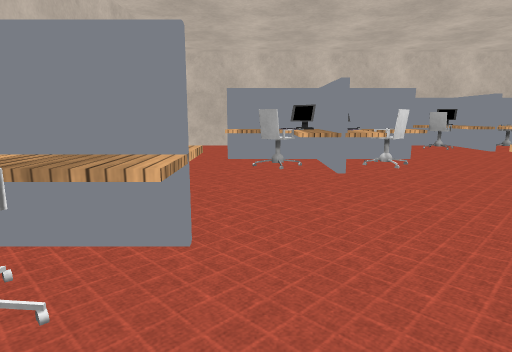
View 1 (above)

23 first-person views from a walk through a 3-D level made in the Unity game engine. The camera is 1.2 m above the floor, tilts 10° down and sees 75° across. The floor is counted in squares, 1 m on a side. Each view is taken from the middle of a square. On the plan, view 1 faces up. The plan holds only what a view shows up to about 14 squares ahead; the rest is blank. The place goes on beyond the plan. The player is left out. Door leaves are left out, so doorways stand open. Surface patterns are stand-ins for the level's own textures.

View 2
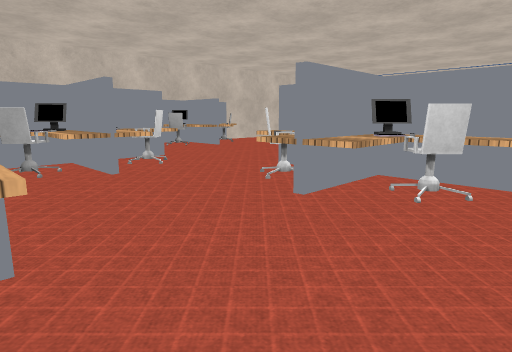

View 3
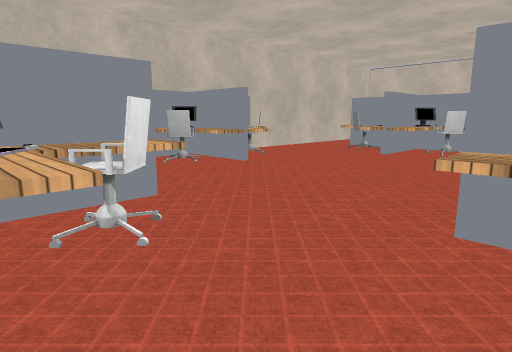

View 4
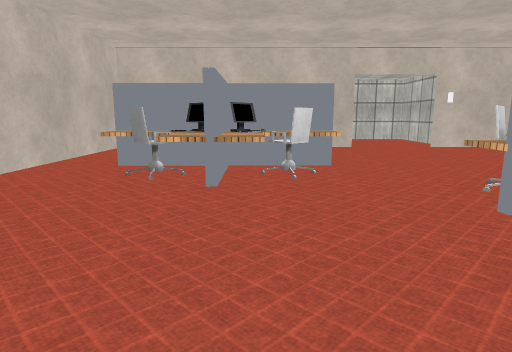

View 5
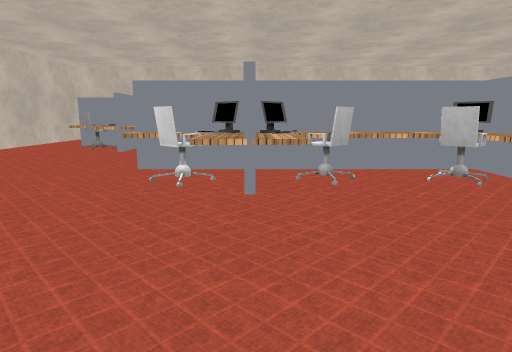

View 6
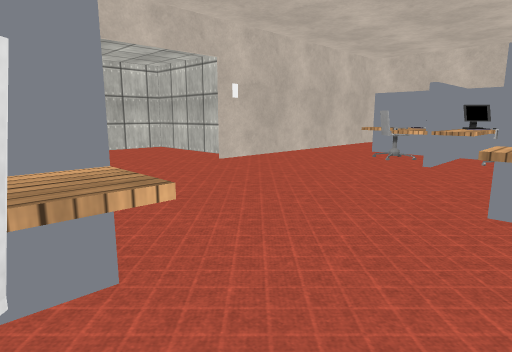

View 7
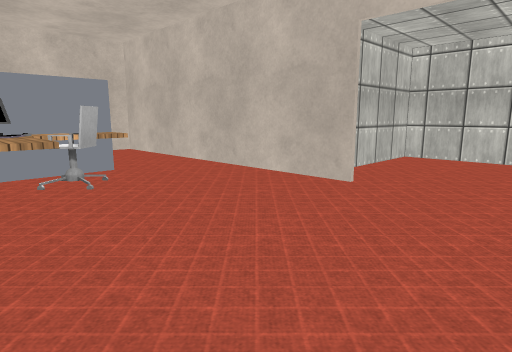

View 8
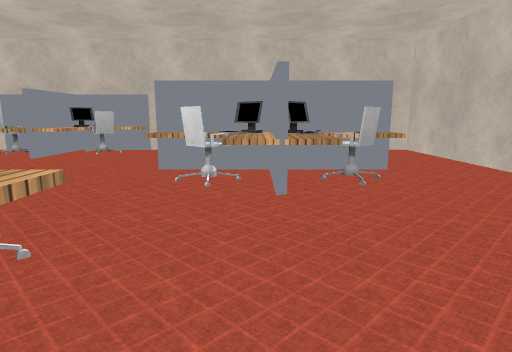

View 9
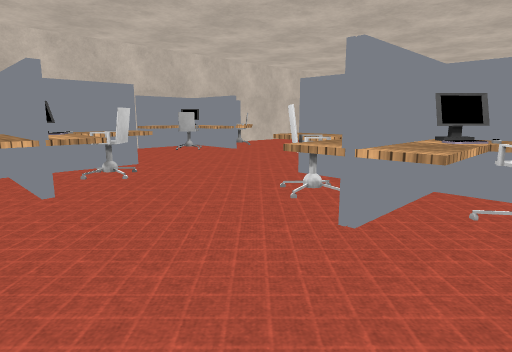

View 10
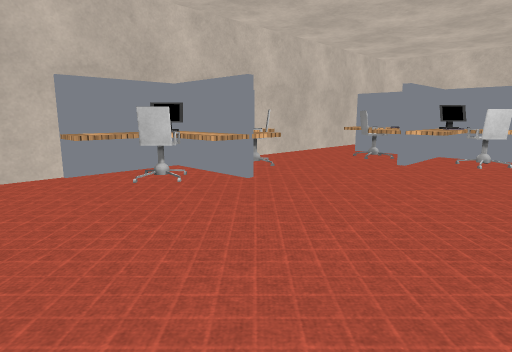

View 11
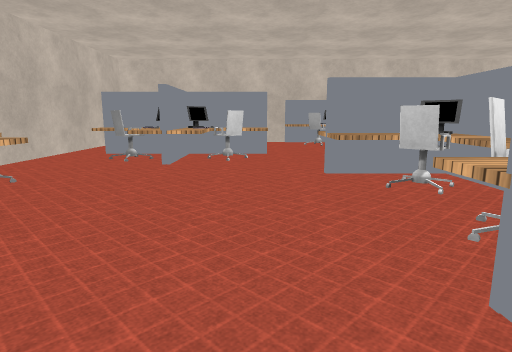

View 12
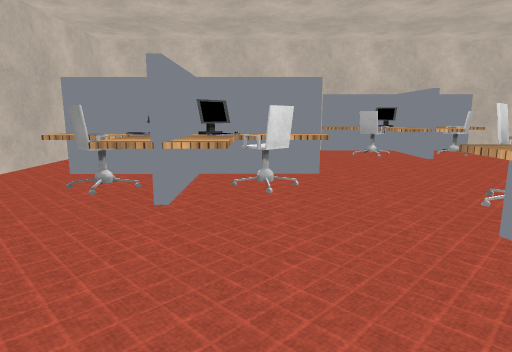

View 13
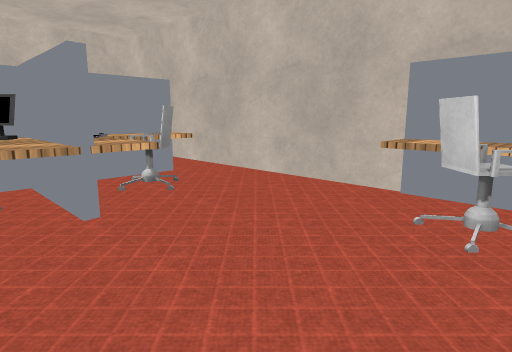

View 14
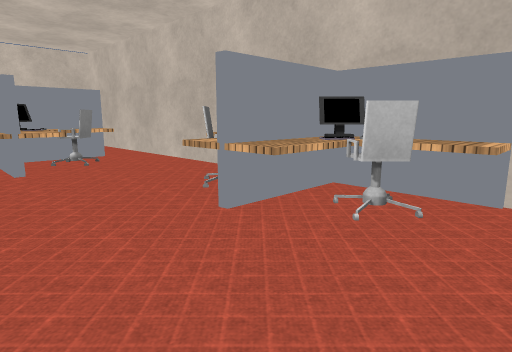

View 15
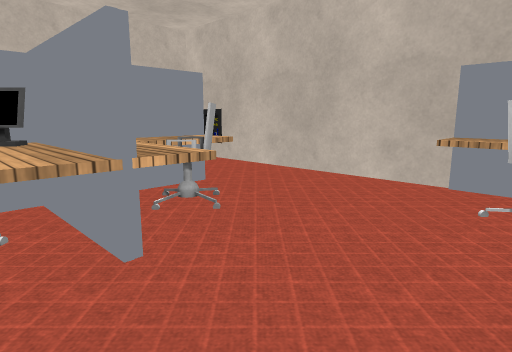

View 16
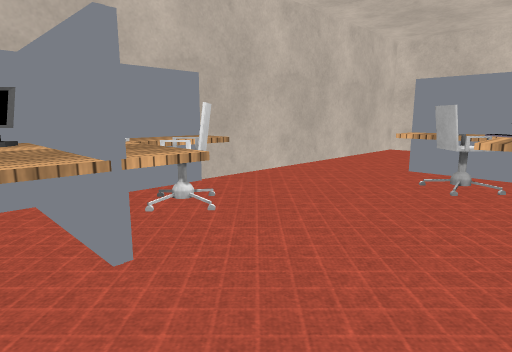

View 17
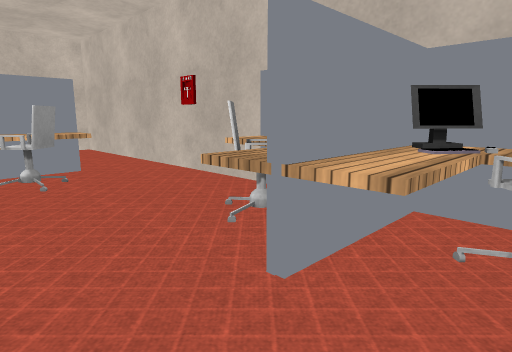

View 18
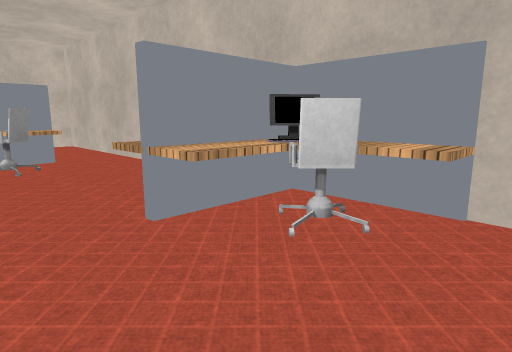

View 19
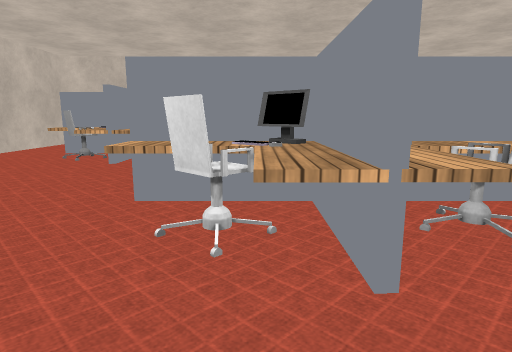

View 20
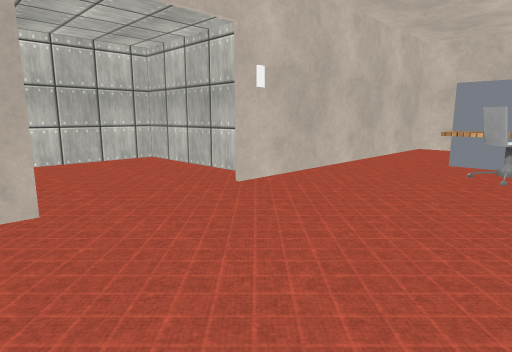

View 21
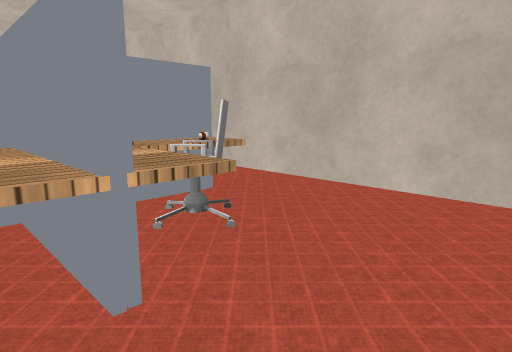

View 22
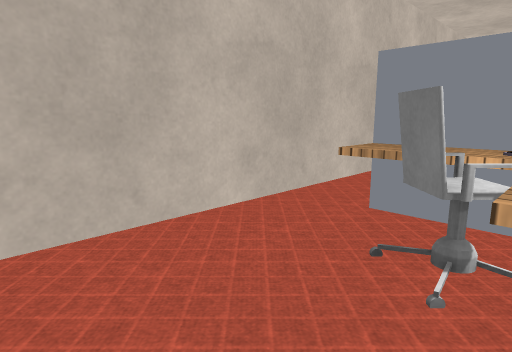

View 23
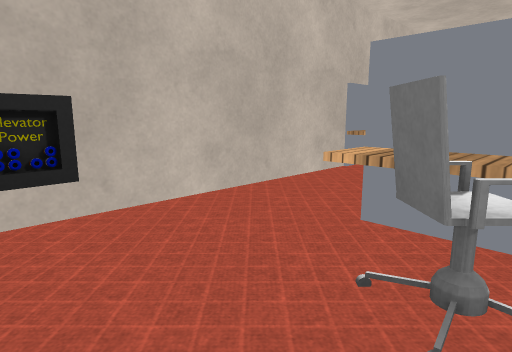

### Floor plan
Ten units are one square. View 1 is at (0, 0); x grows to the right and y downward. Boxes are objects, and circles mark ways between rooms. Rooms are numbered by the first view taken in them; rooms with no view inside come last. Other rooms are left out.
<svg viewBox="-40 -150 300 230">
<path fill="none" stroke="#000" d="M58 -145 26 -145M164 -145 110 -145M206 -50 206 -95M-33 -96 -33 -64M-33 4 -33 36M206 35 206 -19M110 74 164 74M16 74 58 74M164 74 206 74 206 35M-12 74 16 74M-33 36 -33 56M206 -95 206 -145 164 -145M215 -10 255 -10 255 -60 224 -60M26 -145 -33 -145 -33 -96"/>
<rect x="-35" y="-65" width="30" height="70" fill="#bbb"><title>other object</title></rect>
<rect x="-15" y="5" width="60" height="60" fill="#bbb"><title>other object</title></rect>
<rect x="-15" y="-125" width="60" height="60" fill="#bbb"><title>other object</title></rect>
<rect x="25" y="-65" width="60" height="60" fill="#bbb"><title>other object</title></rect>
<rect x="25" y="-145" width="10" height="10" fill="#bbb"><title>other object</title></rect>
<rect x="55" y="-145" width="60" height="30" fill="#bbb"><title>other object</title></rect>
<rect x="85" y="-65" width="60" height="60" fill="#bbb"><title>other object</title></rect>
<rect x="125" y="5" width="60" height="60" fill="#bbb"><title>other object</title></rect>
<rect x="125" y="-125" width="60" height="60" fill="#bbb"><title>other object</title></rect>
<rect x="55" y="45" width="60" height="30" fill="#bbb"><title>other object</title></rect>
<rect x="155" y="-125" width="10" height="10" fill="#bbb"><title>other object</title></rect>
<circle cx="127" cy="10" r="3" fill="#2a7"/>
<circle cx="50" cy="15" r="3" fill="#2a7"/>
<circle cx="195" cy="30" r="3" fill="#2a7"/>
<circle cx="-20" cy="30" r="3" fill="#2a7"/>
<circle cx="165" cy="-135" r="3" fill="#2a7"/>
<circle cx="195" cy="-100" r="3" fill="#2a7"/>
<circle cx="210" cy="-35" r="3" fill="#2a7"/>
<circle cx="-20" cy="-100" r="3" fill="#2a7"/>
<circle cx="20" cy="-135" r="3" fill="#2a7"/>
<circle cx="160" cy="70" r="3" fill="#2a7"/>
<circle cx="20" cy="70" r="3" fill="#2a7"/>
<text x="90" y="-60">1</text>
<text x="90" y="40">2</text>
<text x="180" y="50">3</text>
<text x="-10" y="60">4</text>
<text x="180" y="-120">5</text>
<text x="230" y="-40">6</text>
<text x="0" y="-120">7</text>
</svg>
Room 1 opens to room 2. Room 1 opens to room 3. Room 1 opens to room 4. Room 1 opens to room 5. Room 1 opens to room 6. Room 1 opens to room 7. Room 2 opens to room 3. Room 2 opens to room 4.

Where each view was taken, in squares from view 1:
view 1: 0 up, 0 right, facing up
view 2: 0 up, 1 left, facing up-right
view 3: 5 up, 2 right, facing up-right
view 4: 9 up, 7 right, facing right
view 5: 11 up, 11 right, facing down
view 6: 8 up, 13 right, facing down-right
view 7: 2 up, 15 right, facing up-right
view 8: 2 up, 15 right, facing up
view 9: 5 up, 17 right, facing down-left
view 10: 0 up, 13 right, facing down-left
view 11: 1 down, 13 right, facing left
view 12: 2 down, 9 right, facing left
view 13: 2 down, 9 right, facing down-right
view 14: 2 down, 5 right, facing down-right
view 15: 2 up, 3 right, facing down-left
view 16: 2 up, 2 right, facing up-left
view 17: 10 up, 10 right, facing up-left
view 18: 10 up, 12 right, facing up-left
view 19: 8 up, 12 right, facing down
view 20: 6 up, 16 right, facing down-right
view 21: 9 up, 20 right, facing up-left
view 22: 4 down, 20 right, facing down-left
view 23: 7 down, 1 right, facing up-left
